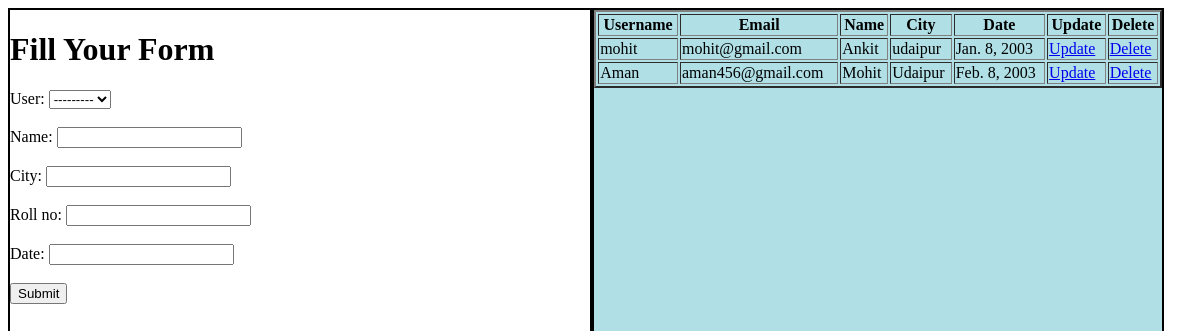
The page / on the database its author committed.
### myapp/models.py (models this page shows)
class Curd_model(models.Model):
    user = models.ForeignKey(User,on_delete=models.CASCADE,null=True,blank=True)
    name = models.CharField(max_length=50)
    city = models.CharField(max_length=50)
    roll_no = models.IntegerField(blank=True,null= True)
    date = models.DateField()

### myapp/views.py (the view)
# urls.py: path('',views.curd_view),
def curd_view(request):
    if request.method == "POST":
        a = Curd_Form(request.POST)
        if a.is_valid():
            a.save()
            messages.success(request,'date saved')
    a = Curd_Form()
    data = Curd_model.objects.all()
    return render(request,'create.html',{'a':a,'data':data})

### myapp/forms.py
class Curd_Form(forms.ModelForm):
    class Meta:
        model = Curd_model
        fields = ('__all__')

### templates/create.html (shortened to what this page needs)
<!DOCTYPE html>
<html lang="en">
  <head>
  </head>
  <body>
    <div class="container">
      <div class="form">
        <h1>Fill Your Form</h1>
        <form action="" method="post">
          {% for i in a %}
            {{ i.label_tag }} {{ i }} <br /> <br />
          {% endfor %}
          <input type="submit" />
        </form>
      </div>
      <div class="table" >
         <table border = "2">
            <tr>
                <th>Username</th>
                <th>Email</th>
                <th>Name</th>
                <th>City</th>
                <th>Date</th>
                <th>Update</th>
                <th>Delete</th>
            </tr>
            {% for i in data %}
            <tr>
                <td>{{i.user.username}}</td>
                <td>{{i.user.email}}</td>
                <td>{{i.name}}</td>
                <td>{{i.city}}</td>
                <td>{{i.date}}</td>
                <td><a href="/update/{{i.id}}/">Update</a></td>
                <td><a href="/delete/{{i.id}}/">Delete</a></td>
            </tr>
            {% endfor %}
         </table>
      </div>
    </div>
  </body>
</html>

### templates/create.html (style rules this page uses)
.container { height: 100vh; display: flex; }
.form { width: 49%; border: 2px solid black; }
.table { width: 48%; border: 2px solid black; background-color: powderblue; }
table { width: 100%; }

### rows shown on the page
Curd_model: user.username "mohit", user.email "mohit@gmail.com", name "Ankit", city "udaipur", date "Jan. 8, 2003"
Curd_model: user.username "Aman", user.email "aman456@gmail.com", name "Mohit", city "Udaipur", date "Feb. 8, 2003"

### other values the page prints
{{ i.label_tag }} "User:" "Name:" "City:" "Roll no:" "Date:"
